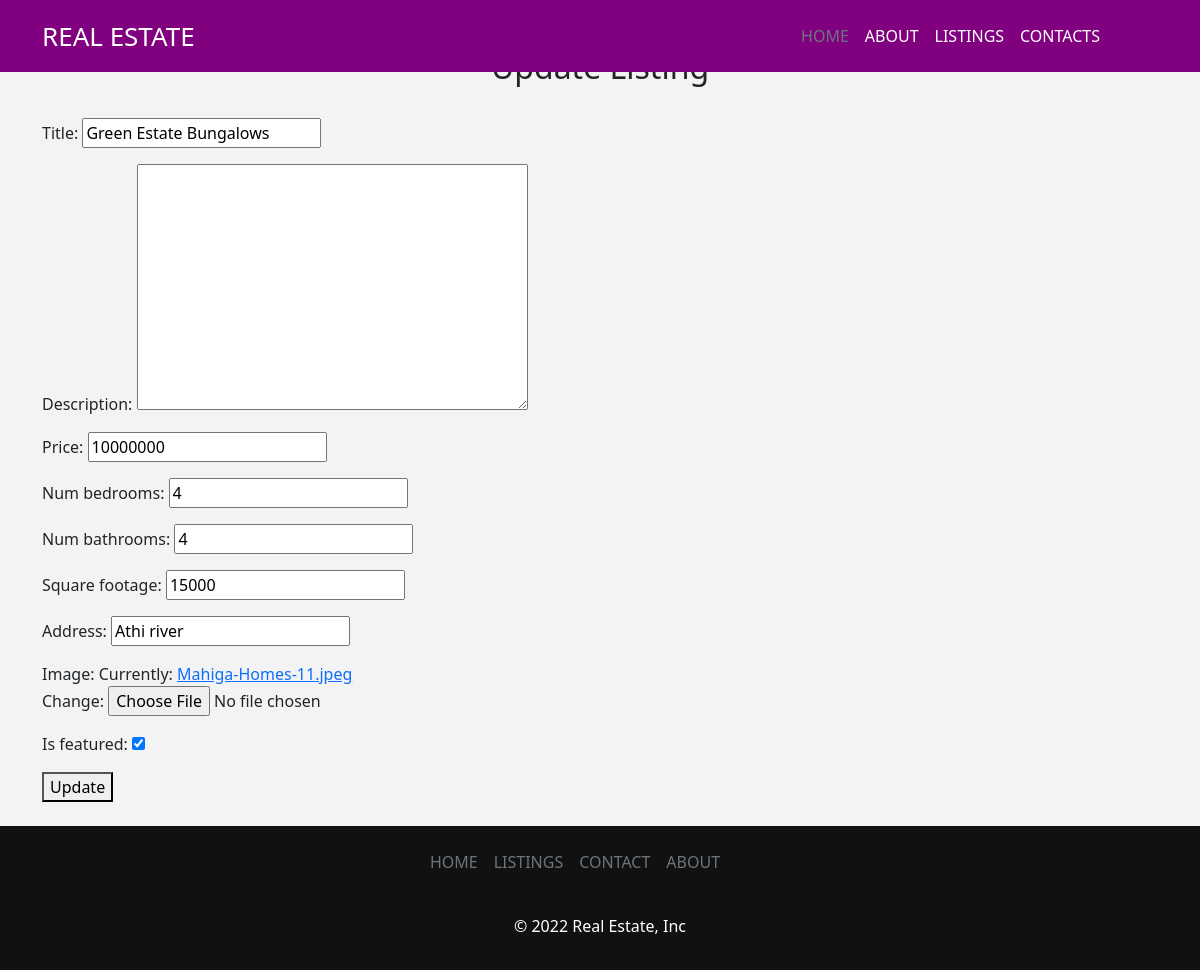
The page /listings/4/edit/ on the database its author committed.
### listings/models.py (models this page shows, shortened)
class Listing(models.Model):
    title = models.CharField(max_length=150)
    description = models.TextField(blank=True)
    price = models.IntegerField()
    num_bedrooms = models.IntegerField()
    num_bathrooms = models.IntegerField()
    square_footage = models.IntegerField()
    address = models.CharField(max_length=200)
    image = models.ImageField()
    is_featured = models.BooleanField(default=False)

### listings/views.py (the view)
# urls.py: path('listings/<pk>/edit/', listing_update),
def listing_update(request, pk):
    listing = Listing.objects.get(id=pk)
    form = ListingForm(instance=listing)
    if request.method == 'POST':
        form = ListingForm(request.POST, instance=listing, files=request.FILES)
        print(request.POST)
        if form.is_valid():
            form.save()
            return redirect('/listings')
    context = {'form': form}
    return render(request, 'update_listing.html', context)

### listings/forms.py
class ListingForm(ModelForm):
    class Meta:
        model = Listing
        fields = [
            "title",
            "description",
            "price",
            "num_bedrooms",
            "num_bathrooms",
            "square_footage",
            "address",
            "image",
            "is_featured",
        ]

### templates/update_listing.html
{% extends "base.html" %} <br />
{% block content %} <br />
<div class="container">
  <h2 class="text-center">Update Listing</h2>
  <form method="post" enctype="multipart/form-data">
    {% csrf_token %} <br />
    {{ form.as_p }}
    <button type="submit">Update</button>
  </form>
</div>
{% endblock %}

### static/css/styles.css (style rules this page uses)
body { background-color: #f3f3f3; }

### rows shown on the page
Listing: title "Green Estate Bungalows", price "10000000", num_bedrooms "4", num_bathrooms "4", square_footage "15000", address "Athi river", is_featured "☑"
